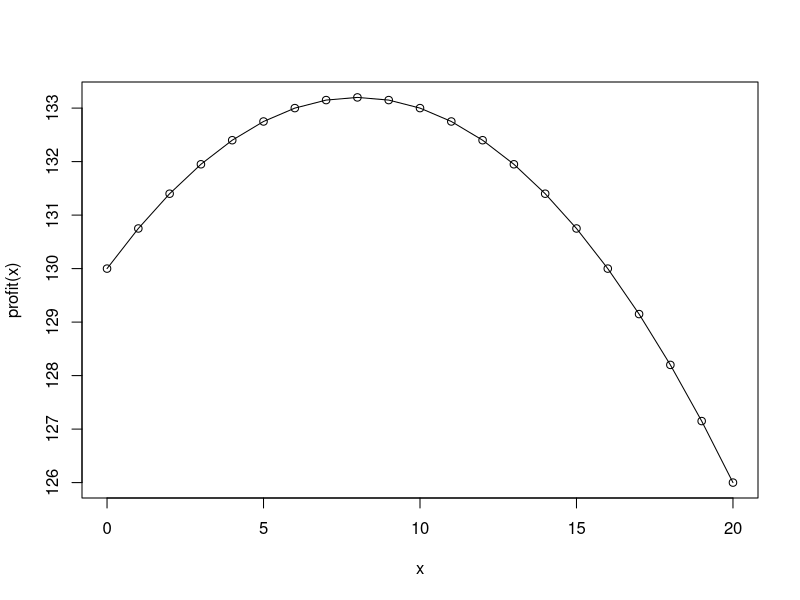
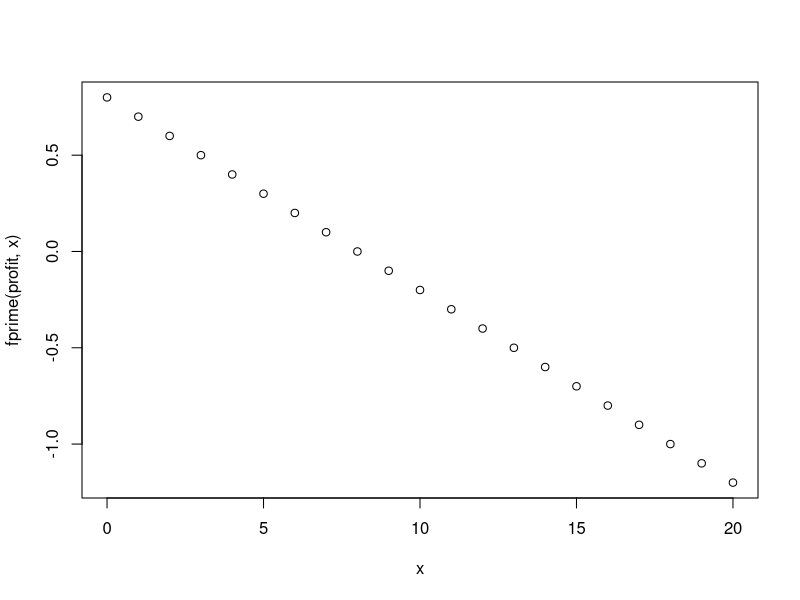
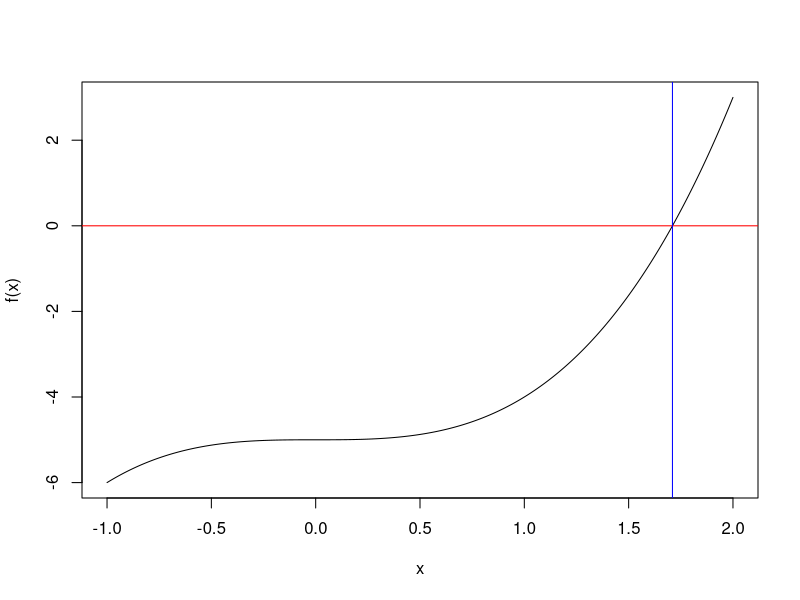
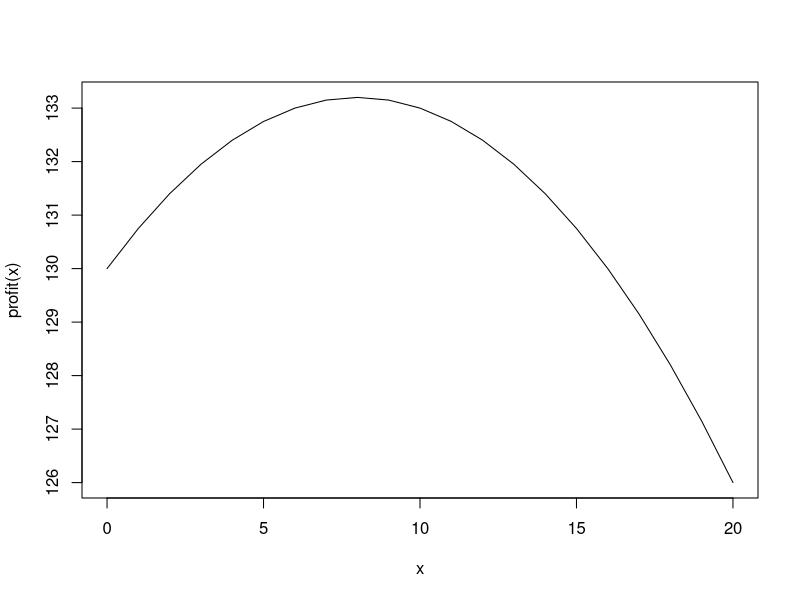

Write R code to recreate these figures, in order.
profit = function (x){
  return((0.65-0.01*x)*(200+5*x)-.45*x)
}
x = seq(0,20,1)
plot(x,profit(x),type="o")
print(profit(8))

x=seq(0,20)
fprime = function (f,a,h=0.0001){(f(a+h)-f(a-h))/(2*h)}
plot(x,fprime(profit,x))

bisection = function(f,a,b,tol=0.0001){
  if (f(a)*f(b) > 0){
    return ("Boundary Conditions Not Met")
  }
  else{
    middle = a
    while (abs(f(middle))>tol){
      middle = (a+b)/2
      if (f(middle)*f(a)>0) (a = middle)
      else (b = middle)
      x=middle
      y=f(middle)
      ## if you want to "see" what happens at every step, take off the # of the next line ##
      #cat(sprintf("x-Val: %.4f ; f(x-val): %.4f\n",x,y))
    }
    return (middle)
  }
}
#Example of a finding a root of a function
f = function (x){x^3-5} #sinlge line function definition
zero=bisection (f,-10,20)
x=seq(-1,2,0.01)
plot(x,f(x),"l")
abline(h=0,col="red")
abline(v=zero,col="blue")
print(zero)

dProfit = function(x){fprime(profit,x)}
bisection(dProfit,0,20)


#############################################

x = seq(0,20)
profit = function(t){(0.65-0.01*t)*(200+5*t)-0.45*t}
dProfit = function(t){fprime(profit,t)}
plot(x,profit(x),"l")

ans = bisection(dProfit,0,20)
print(ans)
print(profit(ans))

ans.time = 0
ans.prof=0
r = seq(.008,.012,.001)
for (i in 1:length(r)){
  profit = function(t){(0.65-r[i]*t)*(200+5*t)-0.45*t}
  dProfit = function(t){fprime(profit,t)}
  ans.time[i] = bisection(dProfit,0,20)
  ans.prof[i] = profit(ans.time[i])
}
results = data.frame(price=r,time=ans.time,profit=ans.prof)
print(results)
